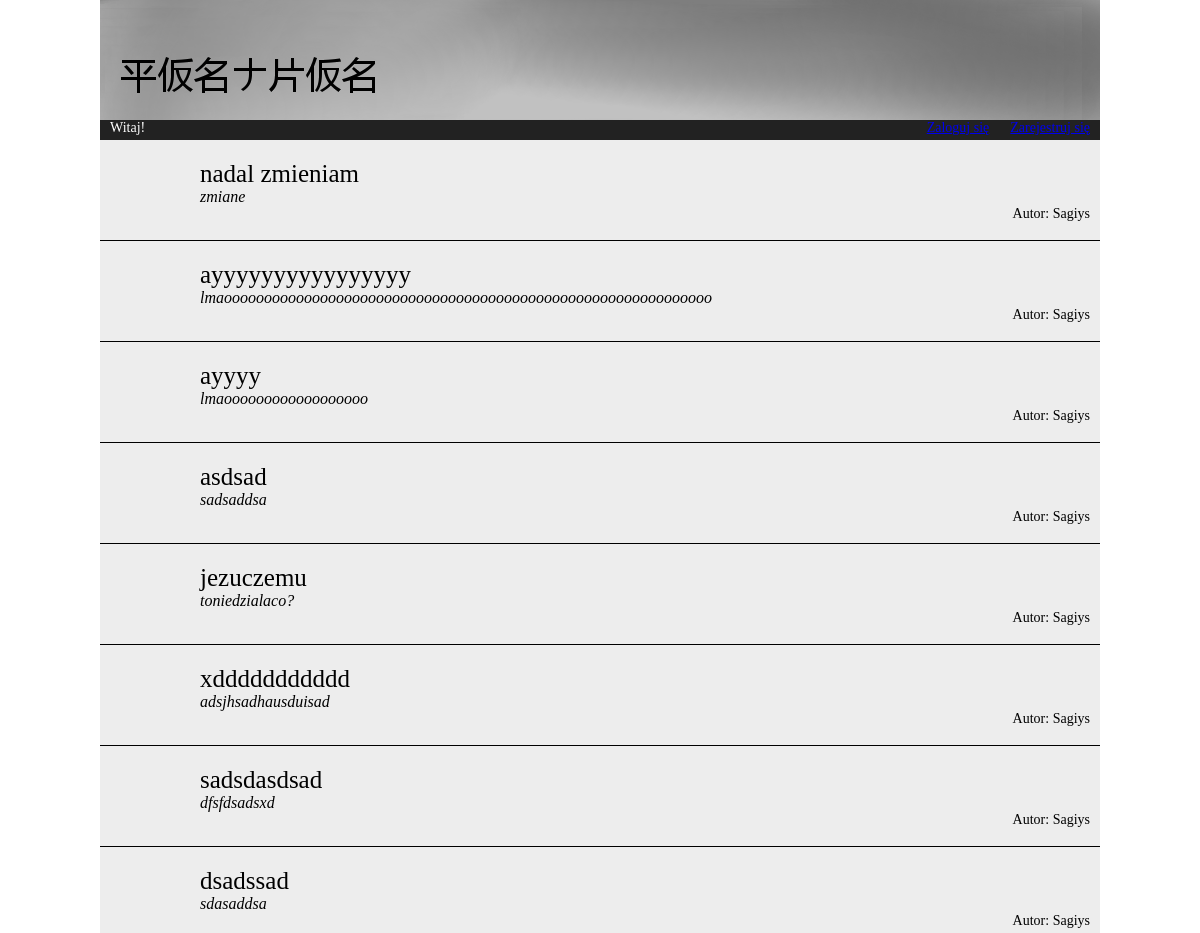
Page /category.php?cat=1 (upper part) on the earlier database version.
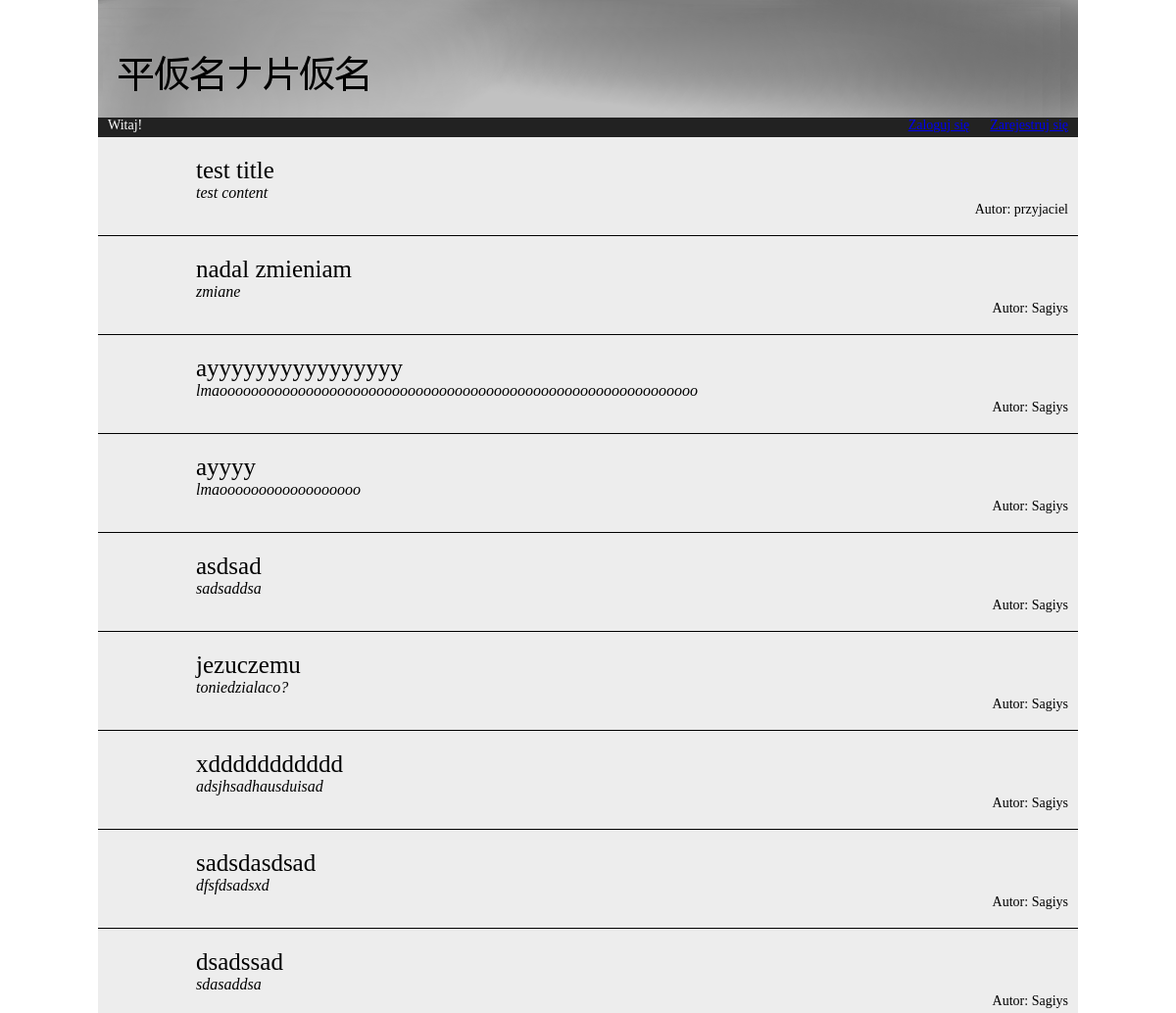
Same page on the later database version.
### tables this page shows
CREATE TABLE `users` (
  `id` int(11) NOT NULL,
  `login` text NOT NULL,
  `password` text NOT NULL,
  `descr` text NOT NULL
);

CREATE TABLE `posts` (
  `id` int(11) NOT NULL,
  `published` int(11) NOT NULL,
  `priority` int(11) NOT NULL,
  `title` text NOT NULL,
  `content` text NOT NULL,
  `category` text NOT NULL,
  `tags` text NOT NULL,
  `creator` int(11) NOT NULL
);

### htdocs/category.php (the view, shortened to what this page needs)
<html>
    <head>
        <link href="forum.css" rel="stylesheet">
        <title><?php  if (isset($_GET["cat"]))
			         $cat=$_GET["cat"];
            $link=mysqli_connect("localhost", "root", "", "forum");
            $query=mysqli_query($link, "SELECT * FROM categories WHERE id=$cat");
            $row=mysqli_fetch_assoc($query);
            $xxx=$row["category"];
            echo "$xxx";
            ?>
        </title>
    </head>
    <body>
        <div id="banner">
            <div id="banner">
            <button type="button" style="width: 100%; height: 120px; background-image: url('banner.png'); border: none" onclick="location.href='index.php'">
            </button>
        </div>
        </div>
        <div id="fixed">
            <?php
               include 'fixed.php';
            ?>
        </div>
        <div id="main" style="background-color: #ededed;">
            <?php
               if (isset($_GET["cat"]))
			         $cat=$_GET["cat"];
                $link=mysqli_connect("localhost", "root", "", "forum");
                if(isset($_SESSION["login"]))
                {
                    if($_SESSION["login"] == "admin")
                    {
                        $returnQuery=mysqli_query($link, "SELECT * FROM users,posts WHERE posts.creator = users.id AND category=$cat ORDER BY posts.id DESC");
                    }
                    else
                    {
                        $returnQuery=mysqli_query($link, "SELECT * FROM  users, posts WHERE posts.creator = users.id AND category=$cat AND posts.published = 1 ORDER BY posts.id DESC");
                    }
                }else{
                    $returnQuery=mysqli_query($link, "SELECT * FROM users, posts WHERE posts.creator = users.id AND category=$cat AND posts.published = 1 ORDER BY posts.id DESC");
                }
                while($row=mysqli_fetch_assoc($returnQuery)){
                    $id=$row["id"];
                    $title=$row["title"];
                    $content=$row["content"];
                    $creator=$row["login"];
                    $published=$row["published"];
                    if(strlen($content) > 77)
                        $content = mb_substr($content, 0, 77)."...";
                    if($published == 1)
                    {
                        echo "<div class='post'>
                        <p style='text-indent: 100px; padding-top: 20px; font-size: 25px;'><a href='post.php?post=$id'>$title</a>";
                        echo"<p>";
                        echo "<p style='text-indent: 100px;'><i>$content</i></p>";
                    }else{
                        echo "<div class='post'>
                        <p style='text-indent: 100px; padding-top: 20px; font-size: 25px;'><a href='post.php?post=$id'>$title (Nieopublikowany)</a>";
                        echo "<p>";
                        echo "<p style='text-indent: 100px;'><i>$content</i></p>";
                    }
                    echo "<div style='float:right; padding-right: 10px; font-size: 14px;'>Autor: <a href='profil.php?user=$creator'>$creator</a></div>
                    </div>";
                }
            ?>
        </div>
    </body>
</html>

### htdocs/fixed.php
<?php
    if(isset($_SESSION["zalogowany"])){
        if(isset($_SESSION["login"]))
            $login=$_SESSION["login"];
        echo "Witaj $login";
        echo "<span><a href='search.php'>Szukaj</a>&emsp;<a href='daily.php'>Post dnia</a>
        &emsp;&emsp;&emsp;&emsp;&emsp;&emsp;&emsp;&emsp;&emsp;&emsp;&emsp;&emsp;&emsp;&emsp;&emsp;&emsp;&emsp;&emsp;&emsp;
        <a href='profil.php?user=$login'>Moj Profil</a> &emsp; <a href='logout.php'>Wyloguj się</a></span>";
    }else{
        echo "Witaj!";
        echo "<span><a href='login.php'>Zaloguj się</a> &emsp; <a href='register.php'>Zarejestruj się</a></span>";
    }
?>

### htdocs/forum.css (style rules this page uses)
body { width: 1000px; height: 100%; margin: 0 auto; font-family: "Century Schoolbook"; }
p { margin: 0; padding: 0; }
#fixed { height: 20px; width: 100%; background-color: #222222; color: white; text-indent: 10px; font-size: 14px; }
#fixed span { float: right; margin-right: 10px; }
#banner { height: 120px; width: 100%; background-image: url('banner.png'); }
#main { height: calc(100% - 120px - 20px - 20px); width: 100%; overflow: auto; background-color: #ededed; }
.post { height: 100px; width: 100%; background-color: #ededed; border-bottom: 1px solid black; }
.post a { color: black; text-decoration: none; }

Differences in the rows shown:
added users: posts.title "test title", posts.content "test content", login "przyjaciel"
